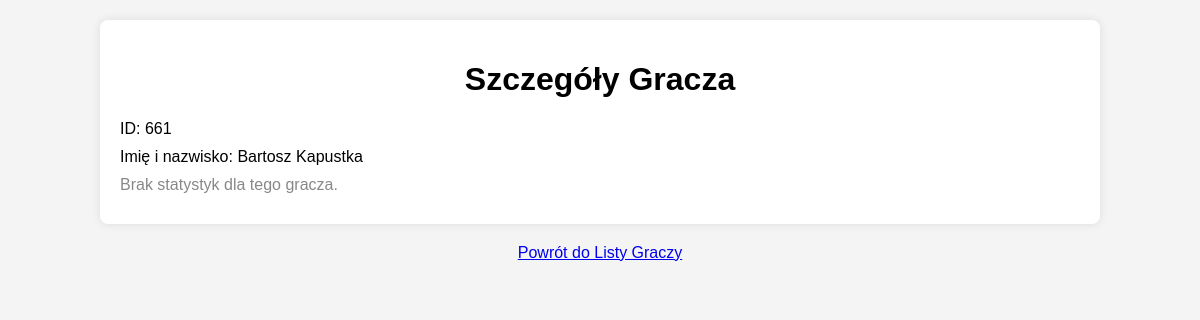
The page /players/661/ on the database as committed earlier.
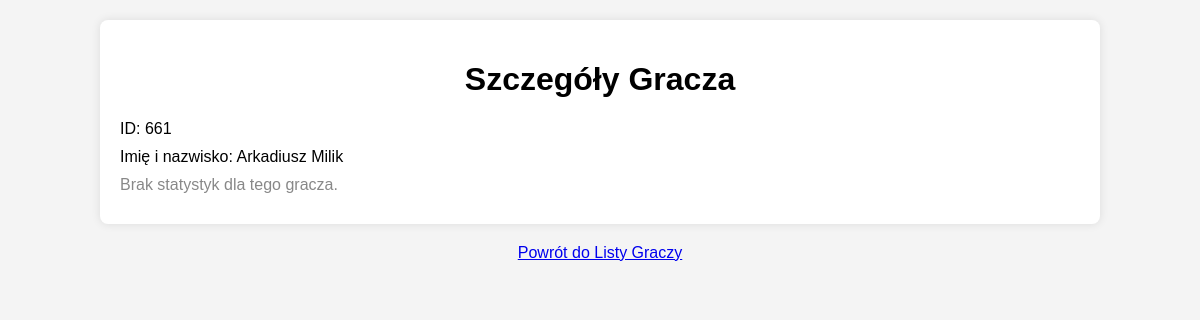
The same page on the database as committed later.
### TopScorers/models.py (models this page shows, shortened)
class Player(models.Model):
    player_id = models.AutoField(primary_key=True)
    player_name = models.CharField(max_length=255)
    club = models.ForeignKey('Club', on_delete=models.CASCADE, null=True, blank=True, default=None)
    stats = models.OneToOneField('Stats', on_delete=models.CASCADE, null=True, blank=True)

### TopScorers/views.py (the view)
# urls.py: path('players/<int:player_id>/', views.player_detail, name='player_detail'),
def player_detail(request, player_id):
    player = get_object_or_404(Player, pk=player_id)
    return render(request, 'player_detail.html', {'player': player, 'stats': player.stats})

### TopScorers/templates/player_detail.html (shortened to what this page needs)
<!DOCTYPE html>
<html lang="en">
<head>
</head>
<body>
<div class="player-details">
    <h1>Szczegóły Gracza</h1>
    <p>ID: {{ player.player_id }}</p>
    <p>Imię i nazwisko: {{ player.player_name }}</p>
    {% if stats %}
        <div class="stats-section">
            <h2>Statystyki</h2>
            <p>Mecze rozegrane: {{ stats.matches_played }}</p>
            <p>Substytucje: {{ stats.substitution }}</p>
            <p>Czas gry (minuty): {{ stats.mins }}</p>
            <p>Strzelone bramki: {{ stats.goals }}</p>
        </div>
    {% else %}
        <p class="no-stats">Brak statystyk dla tego gracza.</p>
    {% endif %}
</div>
<a href="{% url 'player_list' %}" class="back-button">Powrót do Listy Graczy</a>
</body>
</html>

Rows that differ between the two databases and show on the page:
changed Player id 661: player_name "Bartosz Kapustka" → "Arkadiusz Milik"
